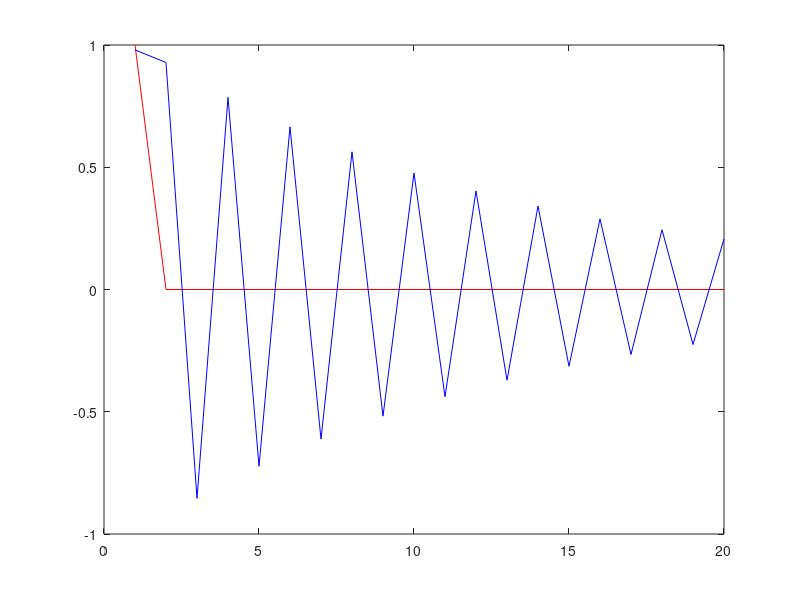

Here is the MATLAB script that generated this plot:
len = 20; % length of vector
x = zeros(len,1); % initalise impulse
x(1) = 1; % add impulse
y = zeros(len,1); % initialise ouput vector
for n = (1: len) % loop to fill out signal response
    if n == 1 % used for the first n-1 term
        y(n) = 0.98*x(n);
    else % used for every n-1 term after the inital one
        y(n) = .98*x(n) + 1.83*x(n-1) - .92*y(n-1);
    end
end
% plot graph
plot(x, 'r-')
hold on 
plot(y, 'b-')
